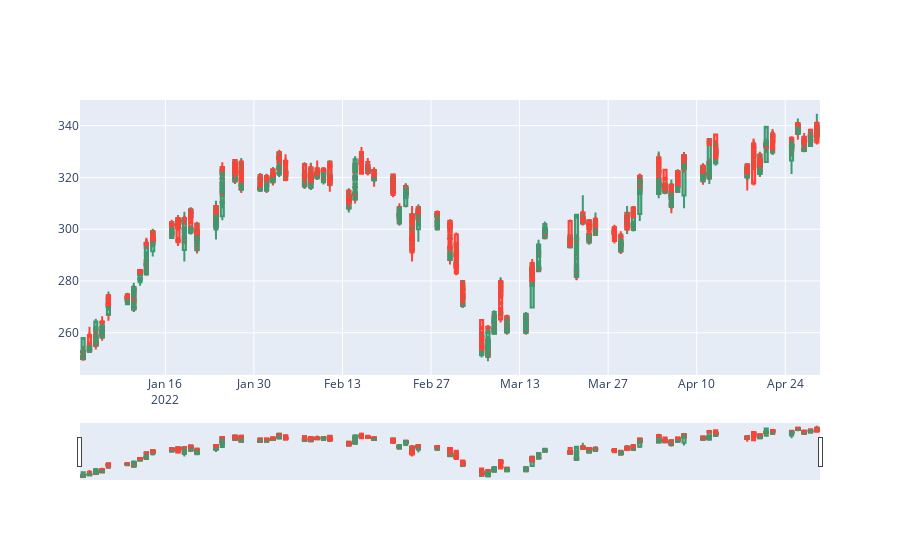

Source (notebook cell):
### Markdown cell above
## Plotting Candlestics

### Code cell
import plotly.graph_objects as go

import pandas as pd
df = data
fig = go.Figure(data=[go.Candlestick(x=df['date'],
                open=df['open'],
                high=df['high'],
                low=df['low'],
                close=df['close'])], layout_xaxis_rangeslider_visible=True)
              

fig.show()

### Figure 1 — Plotly figure (JSON) as saved in the notebook; plotly's stock layout.template omitted (floating-point values rounded to 4 significant figures; data arrays with more than 128 entries replaced by an {"elided": "..."} marker saying what was removed)
{"data": [{"close": {"elided": "2000 float values"}, "high": {"elided": "2000 float values"}, "low": {"elided": "2000 float values"}, "open": {"elided": "2000 float values"}, "type": "candlestick", "x": {"elided": "2000 str values"}}], "layout": {"xaxis": {"rangeslider": {"visible": true}}}}
